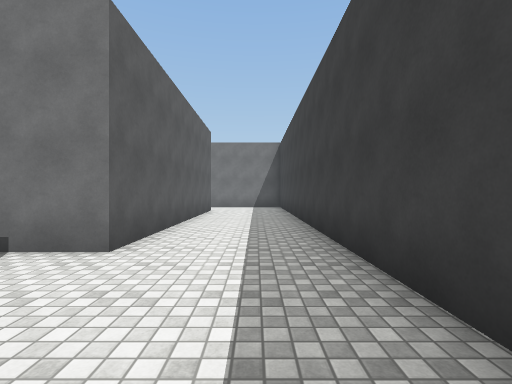
View 1 (above)

24 first-person views from a walk through a Unity game level. The camera is 1.4 m above the floor, looks level and sees 85° across. The floor is counted in squares, 1.8 m on a side. Each view is taken from the middle of a square. On the plan, view 1 faces up. The plan holds only what a view shows up to about 10 squares ahead; the rest is blank. The place goes on beyond the plan. The player character is not drawn. Surface patterns are stand-ins for the level's own textures.

View 2
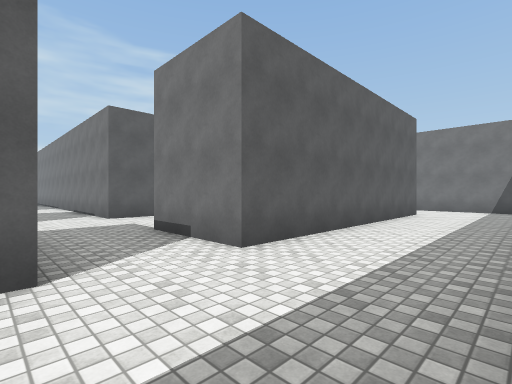

View 3
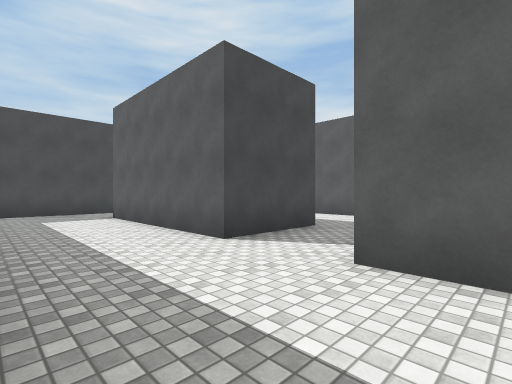

View 4
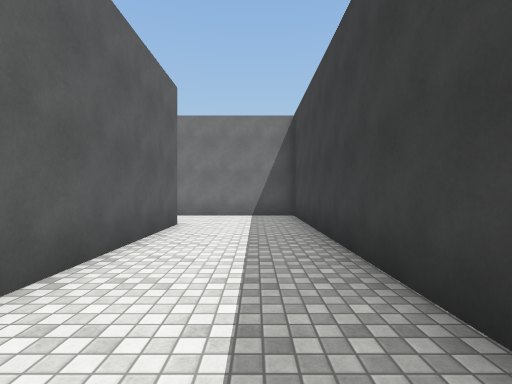

View 5
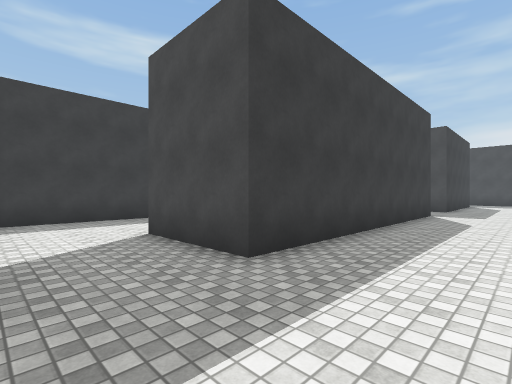

View 6
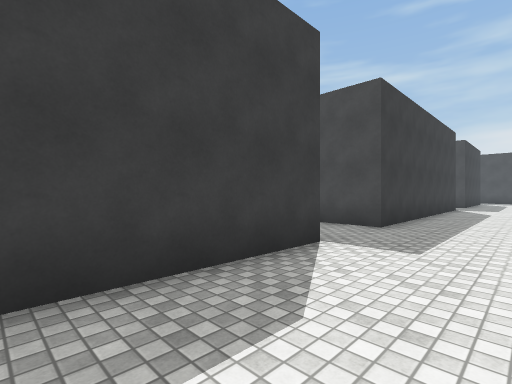

View 7
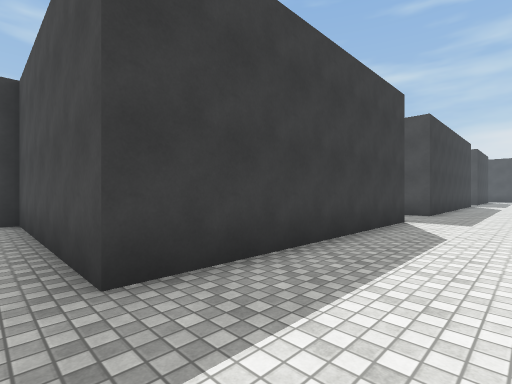

View 8
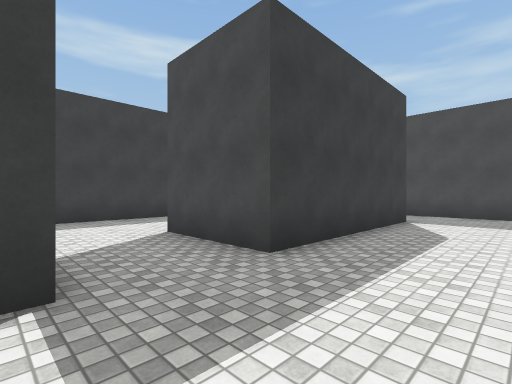

View 9
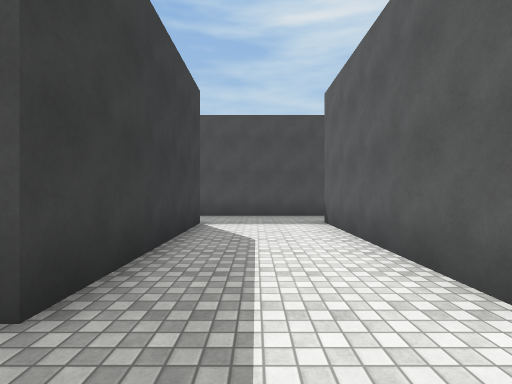

View 10
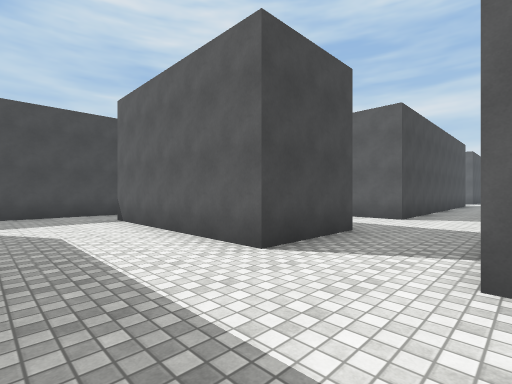

View 11
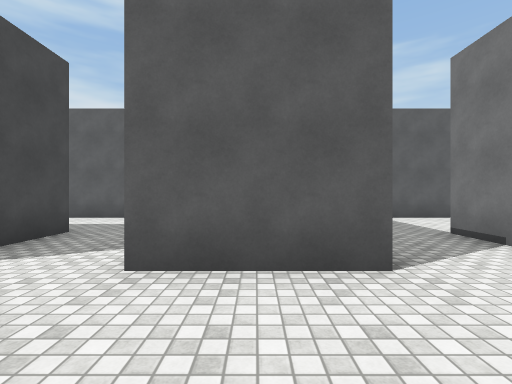

View 12
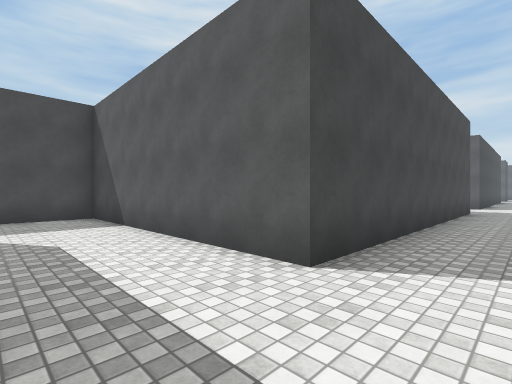

View 13
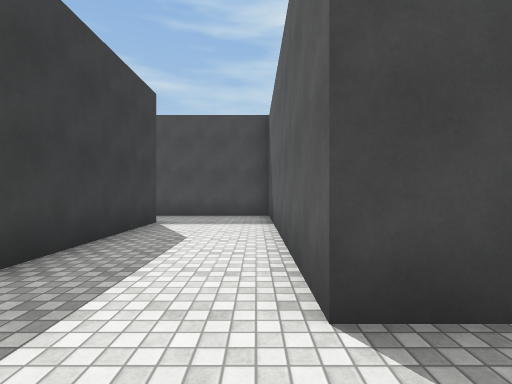

View 14
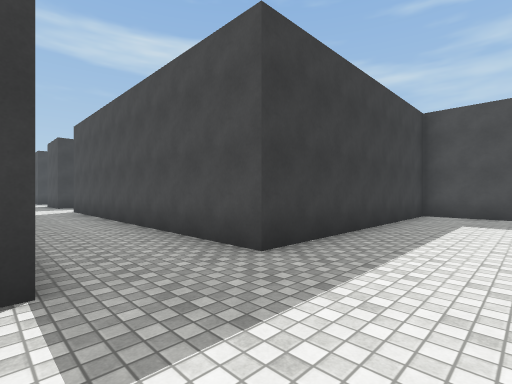

View 15
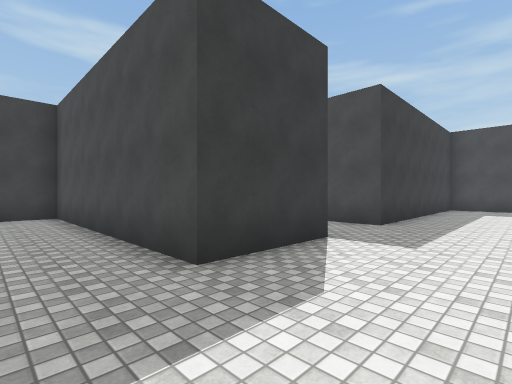

View 16
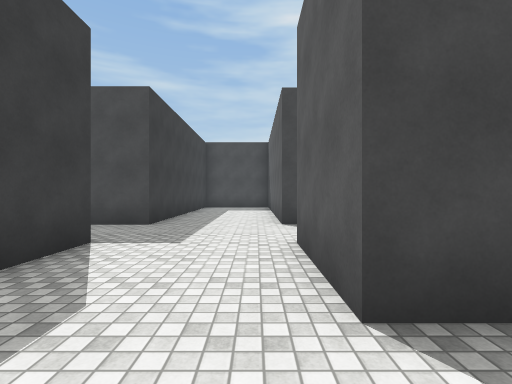

View 17
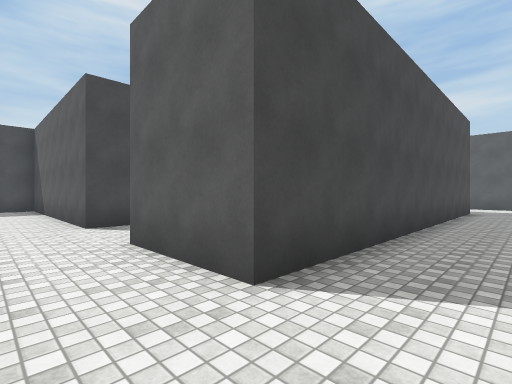

View 18
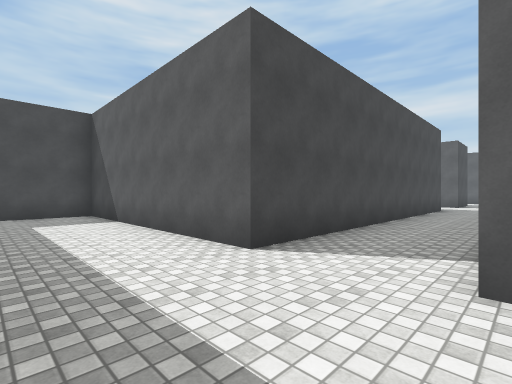

View 19
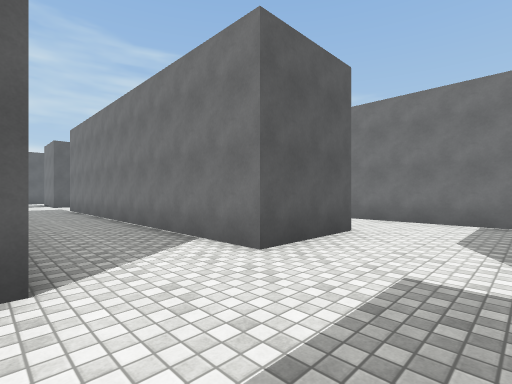

View 20
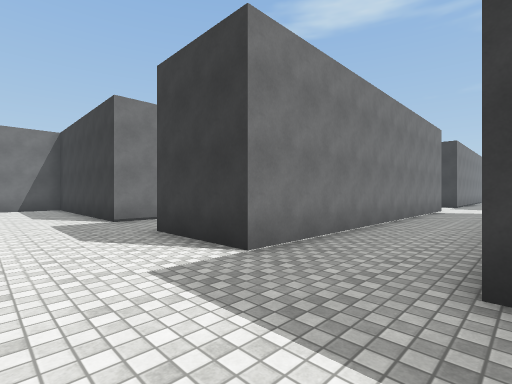

View 21
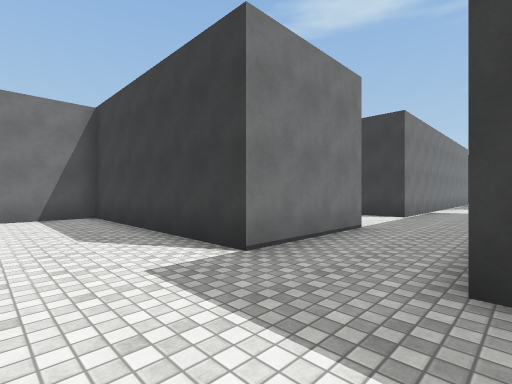

View 22
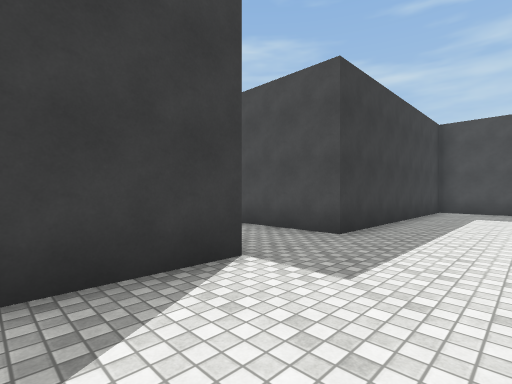

View 23
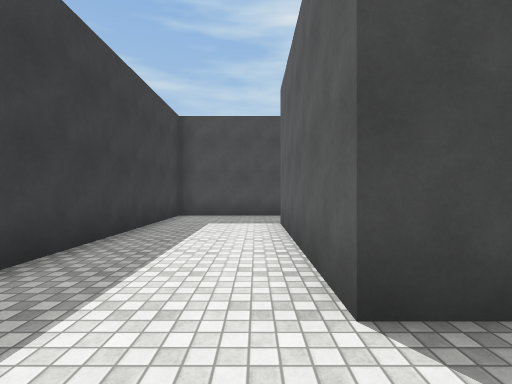

View 24
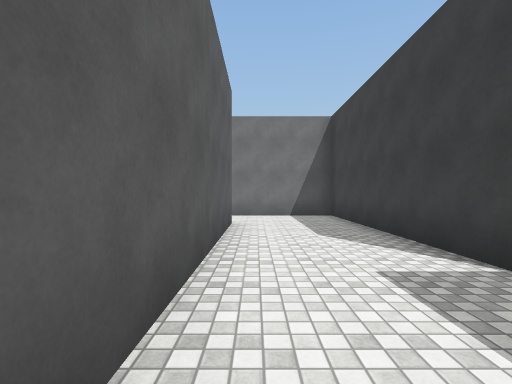

### Floor plan
Points are (right, up) in squares from view 1. A wall is a line through its corners. A room is listed if a view was taken in it or the views show most of it. See-through windows are left out.
Room 1 (views 1, 2, 3, 4, 5, 6, 7, 8, 9, 10, 11)
walls: (-7.8, 6.4) (-7.8, 3.7); (-4.6, 3.7) (-4.6, 11.7) (-1.9, 11.7) (-1.9, 3.7) (-4.6, 3.7); (-7.8, 1.4) (-7.8, -4.1); (-4.6, 14.1) (-4.6, 21.3) (1.2, 21.3) (1.2, 21.8); (1.2, -0.4) (1.2, 14.2) (-2.6, 14.2); (-4.6, -4) (-4.6, 1.4) (-1.9, 1.4) (-1.9, -4); (-7.4, -6.1) (-3.9, -6.1); (-2.1, -6.1) (0.6, -6.1)
ways out: opening at (-7, -5) to room 2; opening at (-7, 2.5) to room 2; opening at (-8, 7.5)
Room 2 (views 12, 13, 14, 17, 18, 19)
walls: (-23.5, 3.6) (-23.5, 6.3) (-19.6, 6.3); (-26.6, 1.4) (-26.6, -6.1) (-23.5, -6.1) (-23.5, 1.4) (-13.4, 1.4) (-13.4, -6.1) (-7.4, -6.1); (-24.2, 8.7) (-25.4, 8.7); (-10.5, 1.4) (-7.8, 1.4); (-26.6, 6.3) (-26.6, 3.7); (-10.4, -4.2) (-10.4, 0.2); (-7.8, 3.7) (-10.4, 3.7)
ways out: opening at (-7, -5) to room 1; opening at (-7, 2.5) to room 1; opening at (-27, 2.5) to room 3; opening at (-26.5, 7.5) to room 3; opening at (-19, 7.5)
Room 3 (views 15, 16, 20, 21, 22, 23, 24)
walls: (-34, 8.7) (-37.5, 8.7) (-37.5, 15.3) (-40.9, 15.3); (-28.6, 8.7) (-30.7, 8.7) (-30.7, 10.2); (-40.6, 12.9) (-40.6, 6.6); (-41.5, 1.4) (-40.6, 1.4) (-40.6, -3.8); (-26.6, 3.7) (-37.5, 3.7) (-37.5, 6.3) (-26.6, 6.3); (-25.4, 8.7) (-27.9, 8.7); (-40.9, -6.1) (-37.5, -6.1) (-37.5, 1.4) (-26.6, 1.4)
ways out: opening at (-27, 2.5) to room 2; opening at (-26.5, 7.5) to room 2

Positions as (right, up) in squares from view 1, and headings:
1: (0, 0), facing up
2: (1, 1), facing up-left
3: (1, 5), facing down-left
4: (0, 5), facing up
5: (-7, 14), facing down-right
6: (-7, 18), facing down-right
7: (-7, 22), facing down-right
8: (-7, 4), facing down-right
9: (-6, 3), facing down
10: (-5, 4), facing down-left
11: (-5, 5), facing left
12: (-11, 3), facing down-left
13: (-13, 3), facing down
14: (-26, 4), facing down-right
15: (-26, 8), facing down-right
16: (-26, 8), facing down
17: (-25, 8), facing down-left
18: (-24, 4), facing down-left
19: (-24, 1), facing up-left
20: (-40, 1), facing up-right
21: (-40, 6), facing up-right
22: (-40, 6), facing down-right
23: (-40, 3), facing down
24: (-40, 6), facing up
